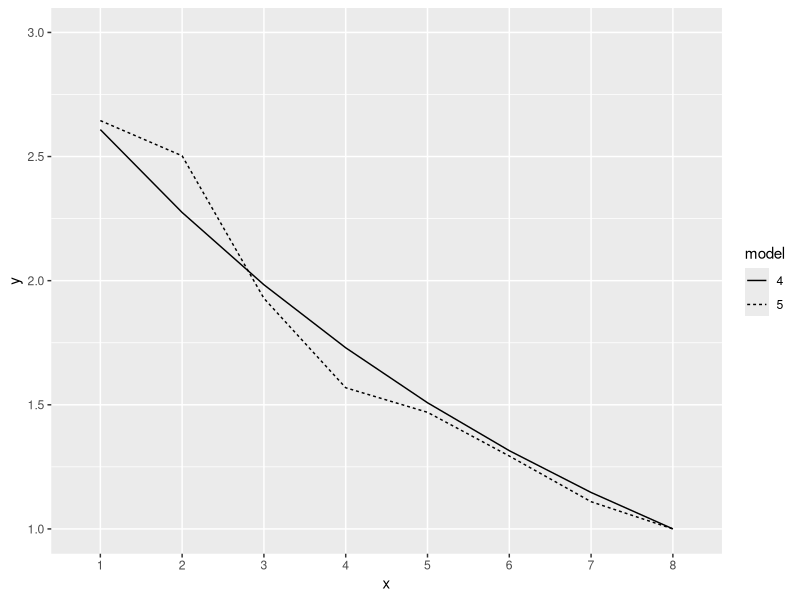

The R script that drew this image:
# Uniform association model
# Duncan, Otis Dudley. 1979. “How Destination Depends on Origin in the Occupational Mobility Table.” The American Journal of Sociology 84(4):793–803.

# packages
library(tidyverse)
library(MASS)
library(magrittr)
library(knitr)

# Data (p. 795)
tab <- matrix(
  c(50, 19, 26, 8, 7, 11, 6, 2,
    16, 40, 34, 18, 11, 20, 8, 3, 
    12, 35, 65, 66, 35, 88, 23, 21, 
    11, 20, 58, 110, 40, 183, 64, 32, 
    2, 8, 12, 23, 25, 46, 28, 12,
    12, 28, 102, 162, 90, 554, 230, 177,
    0, 6, 19, 40, 21, 158, 143, 71, 
    0, 3, 14, 32, 15, 126, 91, 106
    ),
  nrow = 8, byrow = TRUE, dimnames = list(1:8,1:8)
) %>% as.table() 
df <- as.data.frame(tab)
names(df) <- c("O","D","Freq")

# Row and column scores
df$U <- as.numeric(df$O)
df$V <- as.numeric(df$D)

# Diagonal parameters
df %<>% mutate(Diag = ifelse(U == V, U, 0) %>% factor())

# (1) Independence
fit_1<- glm(Freq ~ O + D, data=df, family=poisson)
summary(fit_1)

# (2) Row effects
fit_2<- glm(Freq ~ O + D + O:V, data=df, family=poisson)
summary(fit_2)

# (3) Quasi independence, diagonal omitted
fit_3<- glm(Freq ~ O + D + Diag, data=df, family=poisson)
summary(fit_3)

# (4) Uniform association, diagonal omitted
fit_4<- glm(Freq ~  O + D + U:V + Diag, data=df, family=poisson)
summary(fit_4)
# log-odds
fit_4$coefficients["U:V"] %>% exp()

# (5) Row effects, diagonal omitted* .
fit_5<- glm(Freq ~ O + D + O:V + Diag, data=df, family=poisson)
summary(fit_5)
names(fit_5)
names(summary(fit_5))

# Table 2
matrix(c(fit_1$df.residual,fit_1$deviance,
  fit_2$df.residual,fit_2$deviance,
  fit_3$df.residual,fit_3$deviance,
  fit_4$df.residual,fit_4$deviance,
  fit_5$df.residual,fit_5$deviance), 
  ncol=2, byrow = TRUE, dimnames = list(1:5,c("df","X^2"))
  ) %>% kable()

# Figure 2
b_4 <- fit_4$coefficients["U:V"] %>% "*"(7:0) %>% exp() 

b_5 <- fit_5$coefficients[grep("V", names(fit_5$coefficients))]
b_5 %<>% "*"(-1) %>% exp() %>% dplyr::recode(.missing = 1)

b_4 <- data.frame(y = b_4,model = 4, x = 1:8)
b_5 <- data.frame(y = b_5,model = 5, x = 1:8)
df <- bind_rows(b_4,b_5)
df$x <- factor(df$x)
df$model <- factor(df$model)

ggplot(df,mapping = aes(x = x, y = y, group = model, linetype = model)) + 
  geom_line() + 
  ylim(1,3)
